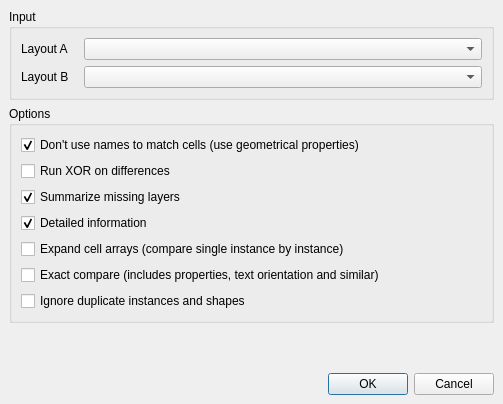
<?xml version="1.0" encoding="UTF-8"?>
<ui version="4.0">
 <class>DiffToolDialog</class>
 <widget class="QDialog" name="DiffToolDialog">
  <property name="geometry">
   <rect>
    <x>0</x>
    <y>0</y>
    <width>503</width>
    <height>404</height>
   </rect>
  </property>
  <property name="windowTitle">
   <string>Diff Tool</string>
  </property>
  <layout class="QVBoxLayout">
   <property name="spacing">
    <number>6</number>
   </property>
   <property name="margin" stdset="0">
    <number>9</number>
   </property>
   <item>
    <widget class="QGroupBox" name="groupBox">
     <property name="title">
      <string>Input</string>
     </property>
     <layout class="QGridLayout">
      <property name="margin" stdset="0">
       <number>9</number>
      </property>
      <property name="spacing">
       <number>6</number>
      </property>
      <item row="0" column="0">
       <widget class="QLabel" name="label">
        <property name="text">
         <string>Layout A   </string>
        </property>
       </widget>
      </item>
      <item row="1" column="0">
       <widget class="QLabel" name="label_2">
        <property name="text">
         <string>Layout B</string>
        </property>
       </widget>
      </item>
      <item row="0" column="1">
       <widget class="lay::CellViewSelectionComboBox" name="layouta">
        <property name="sizePolicy">
         <sizepolicy hsizetype="Expanding" vsizetype="Preferred">
          <horstretch>0</horstretch>
          <verstretch>0</verstretch>
         </sizepolicy>
        </property>
        <property name="sizeAdjustPolicy">
         <enum>QComboBox::AdjustToContentsOnFirstShow</enum>
        </property>
       </widget>
      </item>
      <item row="1" column="1">
       <widget class="lay::CellViewSelectionComboBox" name="layoutb">
        <property name="sizePolicy">
         <sizepolicy hsizetype="Expanding" vsizetype="Preferred">
          <horstretch>0</horstretch>
          <verstretch>0</verstretch>
         </sizepolicy>
        </property>
        <property name="sizeAdjustPolicy">
         <enum>QComboBox::AdjustToContentsOnFirstShow</enum>
        </property>
       </widget>
      </item>
     </layout>
    </widget>
   </item>
   <item>
    <widget class="QGroupBox" name="groupBox_2">
     <property name="title">
      <string>Options</string>
     </property>
     <layout class="QVBoxLayout">
      <property name="spacing">
       <number>6</number>
      </property>
      <property name="margin" stdset="0">
       <number>9</number>
      </property>
      <item>
       <widget class="QCheckBox" name="smart_cbx">
        <property name="text">
         <string>Don't use names to match cells (use geometrical properties)</string>
        </property>
        <property name="checked">
         <bool>true</bool>
        </property>
       </widget>
      </item>
      <item>
       <widget class="QCheckBox" name="xor_cbx">
        <property name="text">
         <string>Run XOR on differences</string>
        </property>
       </widget>
      </item>
      <item>
       <widget class="QCheckBox" name="summarize_cbx">
        <property name="text">
         <string>Summarize missing layers</string>
        </property>
        <property name="checked">
         <bool>true</bool>
        </property>
       </widget>
      </item>
      <item>
       <widget class="QCheckBox" name="detailed_cbx">
        <property name="text">
         <string>Detailed information</string>
        </property>
        <property name="checked">
         <bool>true</bool>
        </property>
       </widget>
      </item>
      <item>
       <widget class="QCheckBox" name="expand_cell_arrays_cbx">
        <property name="text">
         <string>Expand cell arrays (compare single instance by instance)</string>
        </property>
       </widget>
      </item>
      <item>
       <widget class="QCheckBox" name="exact_cbx">
        <property name="text">
         <string>Exact compare (includes properties, text orientation and similar)</string>
        </property>
       </widget>
      </item>
      <item>
       <widget class="QCheckBox" name="ignore_duplicates_cbx">
        <property name="text">
         <string>Ignore duplicate instances and shapes</string>
        </property>
       </widget>
      </item>
     </layout>
    </widget>
   </item>
   <item>
    <spacer>
     <property name="orientation">
      <enum>Qt::Vertical</enum>
     </property>
     <property name="sizeHint" stdset="0">
      <size>
       <width>472</width>
       <height>16</height>
      </size>
     </property>
    </spacer>
   </item>
   <item>
    <widget class="QDialogButtonBox" name="buttonBox">
     <property name="orientation">
      <enum>Qt::Horizontal</enum>
     </property>
     <property name="standardButtons">
      <set>QDialogButtonBox::Cancel|QDialogButtonBox::Ok</set>
     </property>
    </widget>
   </item>
  </layout>
 </widget>
 <customwidgets>
  <customwidget>
   <class>lay::CellViewSelectionComboBox</class>
   <extends>QComboBox</extends>
   <header>layWidgets.h</header>
  </customwidget>
 </customwidgets>
 <tabstops>
  <tabstop>buttonBox</tabstop>
 </tabstops>
 <resources/>
 <connections>
  <connection>
   <sender>buttonBox</sender>
   <signal>accepted()</signal>
   <receiver>DiffToolDialog</receiver>
   <slot>accept()</slot>
   <hints>
    <hint type="sourcelabel">
     <x>248</x>
     <y>254</y>
    </hint>
    <hint type="destinationlabel">
     <x>157</x>
     <y>274</y>
    </hint>
   </hints>
  </connection>
  <connection>
   <sender>buttonBox</sender>
   <signal>rejected()</signal>
   <receiver>DiffToolDialog</receiver>
   <slot>reject()</slot>
   <hints>
    <hint type="sourcelabel">
     <x>316</x>
     <y>260</y>
    </hint>
    <hint type="destinationlabel">
     <x>286</x>
     <y>274</y>
    </hint>
   </hints>
  </connection>
 </connections>
</ui>
